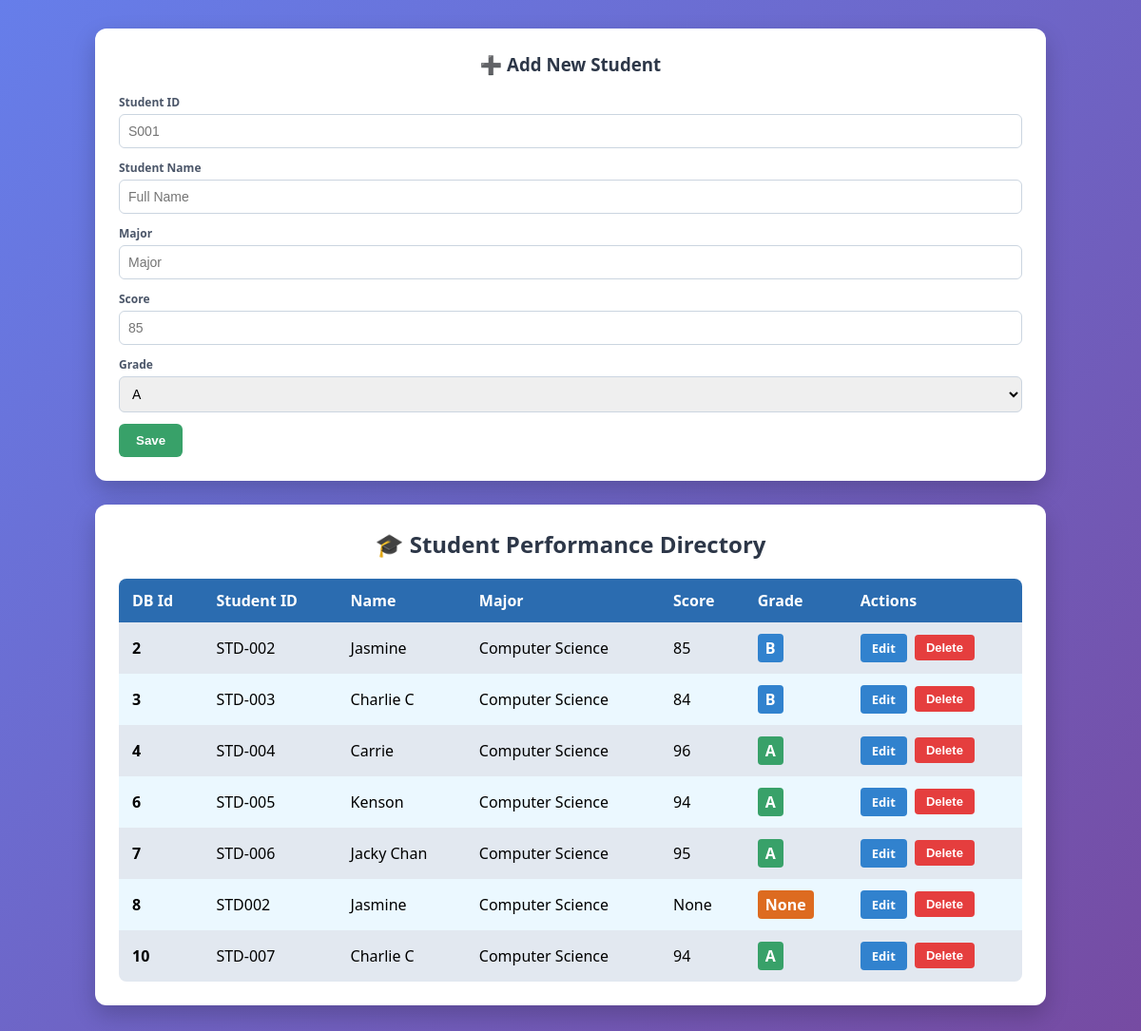
The page / on the database its author committed.
### tables this page shows
CREATE TABLE "student_table" (
	"Id"	INTEGER,
	"Student_Id"	TEXT UNIQUE,
	"Student_Name"	TEXT,
	"Major"	TEXT,
	"Score"	TEXT,
	"Grade"	TEXT,
	PRIMARY KEY("Id" AUTOINCREMENT)
);

### AppCRUD.py (the view, shortened to what this page needs)
@app.route('/', methods=['GET', 'POST'])
def index():
    conn = get_db_connection()
    edit_id = request.args.get('edit_id')
    student_to_edit = None
    if edit_id:
        student_to_edit = conn.execute('SELECT * FROM student_table WHERE Id = ?', (edit_id,)).fetchone()
    students = conn.execute('SELECT * FROM student_table').fetchall()
    conn.close()
    return render_template('index_SQLiteCRUD.html', student_list=students, student_to_edit=student_to_edit)

### AppCRUD.py (called while the page is built)
def get_db_connection():
    conn = sqlite3.connect('students_new.db')
    conn.row_factory = sqlite3.Row
    return conn

### templates/index_SQLiteCRUD.html (shortened to what this page needs)
<!DOCTYPE html>
<html lang="en">
<head>
</head>
<body>
    <div class="container">
        <div class="card">
            <h3>{% if student_to_edit %}✏️ Edit Student Record{% else %}➕ Add New Student{% endif %}</h3>
            <form action="/" method="POST" class="student-form">
                <div class="form-group">
                    <label>Student ID</label>
                    <input type="text" name="Student_Id"
                        value="{{ student_to_edit.Student_Id if student_to_edit else '' }}" placeholder="S001" required>
                </div>
                <div class="form-group">
                    <label>Student Name</label>
                    <input type="text" name="Student_Name"
                        value="{{ student_to_edit.Student_Name if student_to_edit else '' }}" placeholder="Full Name"
                        required>
                </div>
                <div class="form-group">
                    <label>Major</label>
                    <input type="text" name="Major" value="{{ student_to_edit.Major if student_to_edit else '' }}"
                        placeholder="Major" required>
                </div>
                <div class="form-group">
                    <label>Score</label>
                    <input type="text" name="Score" value="{{ student_to_edit.Score if student_to_edit else '' }}"
                        placeholder="85" required>
                </div>
                <div class="form-group">
                    <label>Grade</label>
                    <select name="Grade" required>
                        <option value="A" {% if student_to_edit and student_to_edit.Grade=='A' %}selected{% endif %}>A
                        </option>
                    </select>
                </div>
                <div style="display: flex; gap: 6px;">
                    <button type="submit" class="btn-save">{% if student_to_edit %}Update{% else %}Save{% endif
                        %}</button>
                </div>
            </form>
        </div>
        <div class="card">
            <h2>🎓 Student Performance Directory</h2>
            <table>
                <thead>
                    <tr>
                        <th>DB Id</th>
                        <th>Student ID</th>
                        <th>Name</th>
                        <th>Major</th>
                        <th>Score</th>
                        <th>Grade</th>
                        <th>Actions</th>
                    </tr>
                </thead>
                <tbody>
                    {% for student in student_list %}
                    <tr class="{{ loop.cycle('row-gray', 'row-accent') }}">
                        <td><strong>{{ student.Id }}</strong></td>
                        <td>{{ student.Student_Id }}</td>
                        <td>{{ student.Student_Name }}</td>
                        <td>{{ student.Major }}</td>
                        <td>{{ student.Score }}</td>
                        <td>
                            {% if student.Grade == 'A' %}
                            <span class="badge badge-a">A</span>
                            {% elif student.Grade == 'B' %}
                            <span class="badge badge-b">B</span>
                            {% else %}
                            <span class="badge badge-c">{{ student.Grade }}</span>
                            {% endif %}
                        </td>
                        <td>
                            <div class="actions-cell">
                                <a href="/?edit_id={{ student.Id }}" class="btn-edit">Edit</a>
                                <form action="/delete/{{ student.Id }}" method="POST"
                                    onsubmit="return confirm('Are you sure you want to delete {{ student.Student_Name }}?');"
                                    style="margin: 0;">
                                    <button type="submit" class="btn-delete">Delete</button>
                                </form>
                            </div>
                        </td>
                    </tr>
                    {% else %}
                    <tr>
                        <td colspan="7" style="text-align: center;">No students found in the database. Use the form
                            above to add one!</td>
                    </tr>
                    {% endfor %}
                </tbody>
            </table>
        </div>
    </div>
</body>
</html>

### templates/index_SQLiteCRUD.html (style rules this page uses)
body { font-family: 'Segoe UI', Tahoma, Geneva, Verdana, sans-serif; background: linear-gradient(135deg, #667eea 0%, #764ba2 100%); min-height: 100vh; margin: 0; padding: 30px; display: flex; justify-content: center; }
.container { width: 100%; max-width: 1000px; display: flex; flex-direction: column; gap: 25px; }
.card { background-color: #ffffff; border-radius: 12px; box-shadow: 0 10px 25px rgba(0, 0, 0, 0.2); padding: 25px; }
h2, h3 { color: #2d3748; margin-top: 0; text-align: center; }
.student-form { display: grid; grid-template-columns: repeat(auto-fit, minmax(140px, 1fr)) auto; gap: 12px; align-items: end; }
.form-group { display: flex; flex-direction: column; }
.form-group label { font-size: 12px; font-weight: bold; color: #4a5568; margin-bottom: 4px; }
input, select { padding: 9px; border-radius: 6px; border: 1px solid #cbd5e0; font-size: 14px; }
.btn-save { background-color: #38a169; color: white; border: none; padding: 10px 18px; border-radius: 6px; font-weight: bold; cursor: pointer; }
table { width: 100%; border-collapse: collapse; overflow: hidden; border-radius: 8px; margin-top: 10px; }
thead tr { background-color: #2b6cb0; color: #ffffff; text-align: left; font-weight: bold; }
th, td { padding: 12px 14px; }
.row-gray { background-color: #e2e8f0; }
.row-accent { background-color: #ebf8ff; }
.btn-edit { background-color: #3182ce; color: white; padding: 6px 12px; border-radius: 4px; text-decoration: none; font-size: 13px; font-weight: bold; }
.btn-delete { background-color: #e53e3e; color: white; border: none; padding: 6px 12px; border-radius: 4px; cursor: pointer; font-size: 13px; font-weight: bold; }
.actions-cell { display: flex; gap: 8px; align-items: center; }
.badge { padding: 4px 8px; border-radius: 4px; font-weight: bold; color: white; }
.badge-a { background-color: #38a169; }
.badge-b { background-color: #3182ce; }
.badge-c { background-color: #dd6b20; }

### rows shown on the page
student_table: Id "2", Student_Id "STD-002", Student_Name "Jasmine", Major "Computer Science", Score "85", Grade "B"
student_table: Id "3", Student_Id "STD-003", Student_Name "Charlie C", Major "Computer Science", Score "84", Grade "B"
student_table: Id "4", Student_Id "STD-004", Student_Name "Carrie", Major "Computer Science", Score "96", Grade "A"
student_table: Id "6", Student_Id "STD-005", Student_Name "Kenson", Major "Computer Science", Score "94", Grade "A"
student_table: Id "7", Student_Id "STD-006", Student_Name "Jacky Chan", Major "Computer Science", Score "95", Grade "A"
student_table: Id "8", Student_Id "STD002", Student_Name "Jasmine", Major "Computer Science", Score "None", Grade "None"
student_table: Id "10", Student_Id "STD-007", Student_Name "Charlie C", Major "Computer Science", Score "94", Grade "A"
